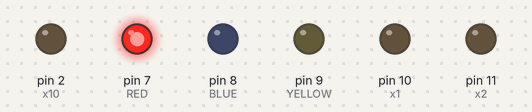
Simulated run of this sketch. Board: Arduino Uno, built with avr-gcc and run on an emulated ATmega328P. On the bench: output pins drawn as LEDs (lit = HIGH). What the sketch prints to the serial monitor is not drawn.

Above: at 0.16 s.
At 4.06 s:
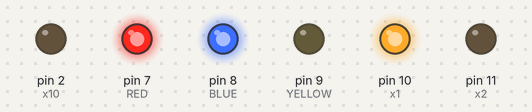
At 8.59 s:
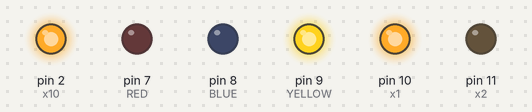
At 18.81 s:
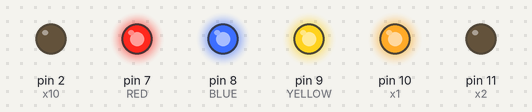
At 29.07 s:
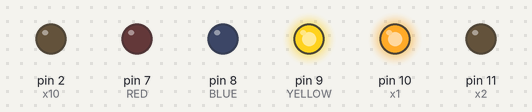
At 39.57 s:
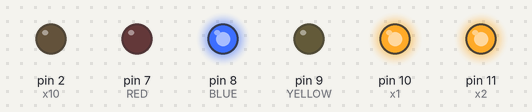
Timing chart, 0 to 39.9 s (numbered marks = the images above):
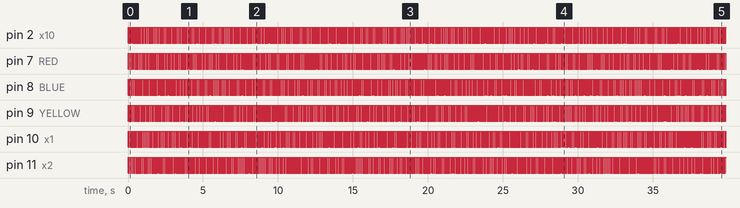

Measured:
- by itself, pin 2 (x10), pin 7 (RED), pin 8 (BLUE), pin 9 (YELLOW), pin 10 (x1), pin 11 (x2): alternates HIGH for 0.05 s and LOW for 0.05 s

The sketch:

semaphore_FRTOS.ino
```cpp
#include <Arduino_FreeRTOS.h>
#include "semphr.h"

#define RED 7
#define BLUE 8
#define YELLOW 9
#define x1 10
#define x2 11
//#define x3 12
//#define x4 13
//#define x5 6
//#define x6 7
//#define x7 5
//#define x8 4
//#define x9 3
#define x10 2


typedef int TaskProfiler;
TaskProfiler RedTaskProfiler;
TaskProfiler BlueTaskProfiler;
TaskProfiler YellowTaskProfiler;

SemaphoreHandle_t xBinarySemaphore;

void setup (){
  Serial.begin(19200);
  xBinarySemaphore = xSemaphoreCreateBinary();
  xTaskCreate(redLedControllerTask, "Red led Contoller Task", 100, NULL, 4, NULL);
  xTaskCreate(blueLedControllerTask, "Blue led Controller Task", 100, NULL, 1, NULL);
  xTaskCreate(yellowLedControllerTask, "Yellow led Controller Task", 100, NULL, 4, NULL);
  xTaskCreate(x1LedControllerTask, "Yellow led Controller Task", 100, NULL, 1, NULL);
  xTaskCreate(x2LedControllerTask, "Yellow led Controller Task", 100, NULL, 2, NULL);
//  xTaskCreate(x3LedControllerTask, "Yellow led Controller Task", 100, NULL, 1, NULL);
//  xTaskCreate(x4LedControllerTask, "Yellow led Controller Task", 100, NULL, 1, NULL);
//  xTaskCreate(x5LedControllerTask, "Yellow led Controller Task", 100, NULL, 1, NULL);
//  xTaskCreate(x7LedControllerTask, "Yellow led Controller Task", 100, NULL, 1, NULL);
//  xTaskCreate(x8LedControllerTask, "Yellow led Controller Task", 100, NULL, 1, NULL);
//  xTaskCreate(x9LedControllerTask, "Yellow led Controller Task", 100, NULL, 1, NULL);
  xTaskCreate(x10LedControllerTask, "Yellow led Controller Task", 100, NULL, 1, NULL);

}

void redLedControllerTask (void *pvParameters){
  xSemaphoreGive(xBinarySemaphore);
  pinMode(RED, OUTPUT);
  while(1){
    xSemaphoreTake(xBinarySemaphore, portMAX_DELAY);
    Serial.println("Red led task");
    digitalWrite(RED, digitalRead(RED)^1);
    xSemaphoreGive(xBinarySemaphore);
    vTaskDelay(1);
  }
}

void blueLedControllerTask (void *pvParameters){
  pinMode(BLUE, OUTPUT);
  while(1){
    xSemaphoreTake(xBinarySemaphore, portMAX_DELAY);
    Serial.println("Blue led Tas");
    digitalWrite(BLUE, digitalRead(BLUE)^1);
    xSemaphoreGive(xBinarySemaphore);
    vTaskDelay(1);
  }
}

void yellowLedControllerTask (void *pvParameters){
  pinMode(YELLOW, OUTPUT);
  while(1){
    xSemaphoreTake(xBinarySemaphore, portMAX_DELAY);
    Serial.println("Yellow led task");
    digitalWrite(YELLOW, digitalRead(YELLOW)^1);
    xSemaphoreGive(xBinarySemaphore);
    vTaskDelay(1);
  }
}

void x1LedControllerTask (void *pvParameters){
  pinMode(x1, OUTPUT);
  while(1){
    xSemaphoreTake(xBinarySemaphore, portMAX_DELAY);
    Serial.println("x1  led task");
    digitalWrite(x1, digitalRead(x1)^1);
    xSemaphoreGive(xBinarySemaphore);
    vTaskDelay(1);
  }
}

void x2LedControllerTask (void *pvParameters){
  pinMode(x2, OUTPUT);
  while(1){
    xSemaphoreTake(xBinarySemaphore, portMAX_DELAY);
    Serial.println("x2  led task");
    digitalWrite(x2, digitalRead(x2)^1);
    xSemaphoreGive(xBinarySemaphore);
    vTaskDelay(1);
  }
}

void x10LedControllerTask (void *pvParameters){
  pinMode(x10, OUTPUT);
  while(1){
    xSemaphoreTake(xBinarySemaphore, portMAX_DELAY);
    Serial.println("x10  led task");
    digitalWrite(x10, digitalRead(x10)^1);
    xSemaphoreGive(xBinarySemaphore);
    vTaskDelay(1);
  }
}

//void x3LedControllerTask (void *pvParameters){
//  pinMode(x3, OUTPUT);
//  while(1){
//    xSemaphoreTake(xBinarySemaphore, portMAX_DELAY);
//    Serial.println("x3  led task");
//    digitalWrite(x3, digitalRead(x3)^1);
//    xSemaphoreGive(xBinarySemaphore);
//    vTaskDelay(1);
//  }
//}

//void x4LedControllerTask (void *pvParameters){
//  pinMode(x4, OUTPUT);
//  while(1){
//    xSemaphoreTake(xBinarySemaphore, portMAX_DELAY);
//    Serial.println("x4  led task");
//    digitalWrite(x4, digitalRead(x4)^1);
//    xSemaphoreGive(xBinarySemaphore);
//    vTaskDelay(1);
//  }
//}
//
//void x5LedControllerTask (void *pvParameters){
//  pinMode(x5, OUTPUT);
//  while(1){
//    xSemaphoreTake(xBinarySemaphore, portMAX_DELAY);
//    Serial.println("x5  led task");
//    digitalWrite(x5, digitalRead(x5)^1);
//    xSemaphoreGive(xBinarySemaphore);
//    vTaskDelay(1);
//  }
//}
//
//void x6LedControllerTask (void *pvParameters){
//  pinMode(x6, OUTPUT);
//  while(1){
//    xSemaphoreTake(xBinarySemaphore, portMAX_DELAY);
//    Serial.println("x6  led task");
//    digitalWrite(x6, digitalRead(x6)^1);
//    xSemaphoreGive(xBinarySemaphore);
//    vTaskDelay(1);
//  }
//}

//void x7LedControllerTask (void *pvParameters){
//  pinMode(x7, OUTPUT);
//  while(1){
//    xSemaphoreTake(xBinarySemaphore, portMAX_DELAY);
//    Serial.println("x7  led task");
//    digitalWrite(x7, digitalRead(x7)^1);
//    xSemaphoreGive(xBinarySemaphore);
//    vTaskDelay(1);
//  }
//}
//
//void x8LedControllerTask (void *pvParameters){
//  pinMode(x8, OUTPUT);
//  while(1){
//    xSemaphoreTake(xBinarySemaphore, portMAX_DELAY);
//    Serial.println("x8  led task");
//    digitalWrite(x8, digitalRead(x8)^1);
//    xSemaphoreGive(xBinarySemaphore);
//    vTaskDelay(1);
//  }
//}

//void x9LedControllerTask (void *pvParameters){
//  pinMode(x9, OUTPUT);
//  while(1){
//    xSemaphoreTake(xBinarySemaphore, portMAX_DELAY);
//    Serial.println("x9  led task");
//    digitalWrite(x9, digitalRead(x9)^1);
//    xSemaphoreGive(xBinarySemaphore);
//    vTaskDelay(1);
//  }
//}


void loop(){}
```
